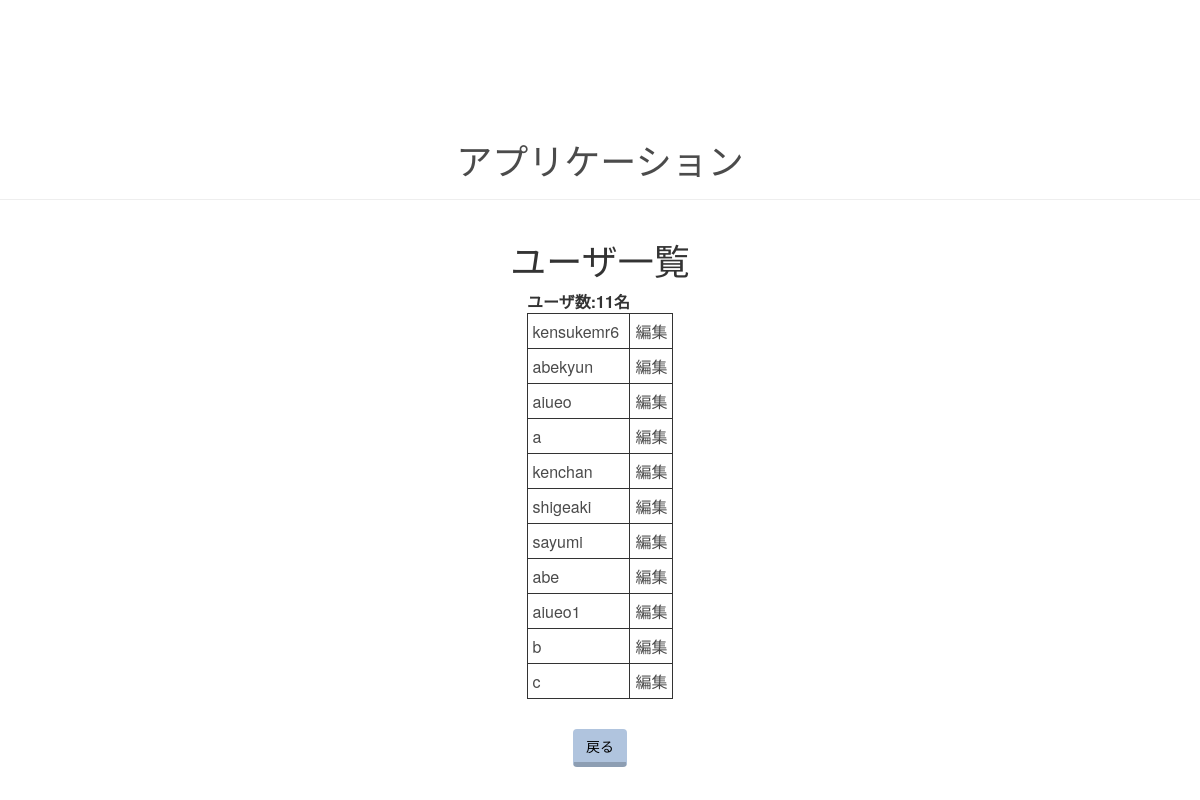
/showUsers, run on an earlier commit of the app's database.
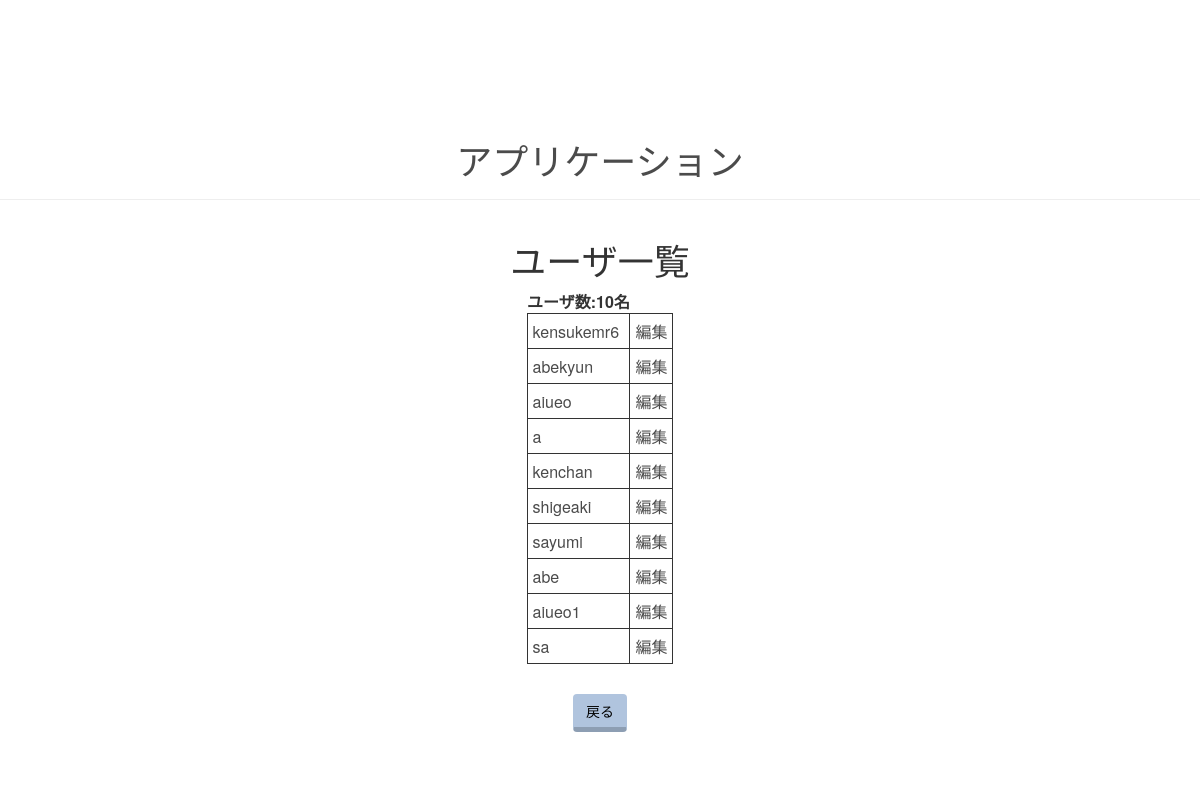
And on a later commit of the database.
### myApp/models.py (models this page shows, shortened)
class login(models.Model):
   user = models.OneToOneField(User, on_delete=models.CASCADE)
   picture = models.ImageField(upload_to='images/', default='images/initial.jpeg')
   last_name = models.CharField(max_length=100) #自分の名前（本名)
   first_name = models.CharField(max_length=100)
   birth = models.CharField(max_length=8) #生年月日
   school_name = models.CharField(max_length=50) #大学名
   school_major = models.CharField(max_length=1, choices=[('1','文系（教育、美術、言語、文学、音楽、心理学）'),('2', '社会・法学系（国際、法律、政治、社会学）'),('3','会計学・ビジネス・経済学・財政学・マーケティング・貿易'), ('4','科学（農業、コンピュータ・サイエンス、数学、物理学、統計学）'),('5','保険・医療（医学、看護、薬学、公衆衛生）'),('6','工学・建築'),('7','その他')]) #専攻
   school_grade = models.CharField(max_length=1, choices=[('1','1年生'),('2', '2年生'),('3','3年生'), ('4','4年生'),('5','大学院生')]) #学年
   sexuality = models.CharField(max_length=5, choices=[('男','男'),('女', '女'),('その他','その他')])#性別
   insta_ID = models.CharField(max_length=50, null=True, blank=True) #インスタのアカウント名
   twitter_ID = models.CharField(max_length=50, null=True, blank=True) #Twitterのアカウント名
   SNS_name1 = models.CharField(max_length=50, null=True, blank=True) #その他SNSの種類
   SNS_ID1 = models.CharField(max_length=50, null=True, blank=True) #その他SNSのアカウント名
   SNS_name2 = models.CharField(max_length=50, null=True, blank=True) #その他SNSの種類
   SNS_ID2 = models.CharField(max_length=50, null=True, blank=True) #その他SNSのアカウント名

### myApp/views.py (the view)
# urls.py: path('showUsers', views.showUsers, name='showUsers'),
def showUsers(request):
    userinfo = login.objects.all()
    context = {
        'msg':'ユーザ数',
        'userinfo':userinfo,
        'count':userinfo.count,
    }
    return render(request, 'myApp/users.html', context)

### myApp/templates/myApp/users.html (shortened to what this page needs)
{% extends 'myApp/base.html' %}
{% block content %}
<h1>ユーザ一覧</h1>
<div>
  <table class="users-table">
    <th>
      <tr>
	<th>{{msg}}:{{count}}名</th>
      </tr>
    </th>
    {% for user in userinfo %}
    <tr>
      <td><a href="{% url 'showDetail' user.id %}">{{ user.user.username }}</a></td>
      <td><a href="{% url 'user_update' user.id %}">編集</a></td>
    </tr>
    {% endfor %}
  </table>
</div>
<div class="center">
  <a href='{% url "new_register" %}' class="btn">戻る</a>
</div>
{% endblock %}

What changed in the data, as far as the page shows it:
removed login: user.username "b"
removed login: user.username "c"
added login: user.username "sa"
Also different on the page:
{{ count }}: "11" → "10"
